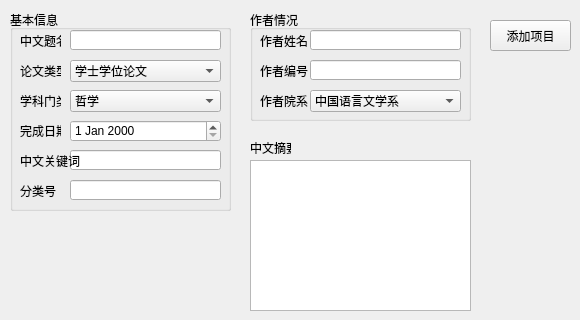
      <widget class="QWidget" name="tab_paperadd">
       <attribute name="title">
        <string>添加论文</string>
       </attribute>
       <widget class="QPushButton" name="pushButton_paper_add">
        <property name="geometry">
         <rect>
          <x>490</x>
          <y>20</y>
          <width>81</width>
          <height>31</height>
         </rect>
        </property>
        <property name="text">
         <string>添加项目</string>
        </property>
       </widget>
       <widget class="QGroupBox" name="groupBox_9">
        <property name="geometry">
         <rect>
          <x>250</x>
          <y>10</y>
          <width>221</width>
          <height>111</height>
         </rect>
        </property>
        <property name="title">
         <string>作者情况</string>
        </property>
        <widget class="QLabel" name="label_50">
         <property name="geometry">
          <rect>
           <x>10</x>
           <y>20</y>
           <width>51</width>
           <height>21</height>
          </rect>
         </property>
         <property name="text">
          <string>作者姓名</string>
         </property>
        </widget>
        <widget class="QLineEdit" name="lineEdit_paper_authname">
         <property name="geometry">
          <rect>
           <x>60</x>
           <y>20</y>
           <width>151</width>
           <height>20</height>
          </rect>
         </property>
        </widget>
        <widget class="QLabel" name="label_51">
         <property name="geometry">
          <rect>
           <x>10</x>
           <y>80</y>
           <width>51</width>
           <height>21</height>
          </rect>
         </property>
         <property name="text">
          <string>作者院系</string>
         </property>
        </widget>
        <widget class="QComboBox" name="comboBox_paper_authsch">
         <property name="geometry">
          <rect>
           <x>60</x>
           <y>80</y>
           <width>151</width>
           <height>22</height>
          </rect>
         </property>
         <item>
          <property name="text">
           <string>中国语言文学系</string>
          </property>
         </item>
         <item>
          <property name="text">
           <string>历史学系</string>
          </property>
         </item>
         <item>
          <property name="text">
           <string>哲学系</string>
          </property>
         </item>
         <item>
          <property name="text">
           <string>政治学系</string>
          </property>
         </item>
         <item>
          <property name="text">
           <string>法学院</string>
          </property>
         </item>
         <item>
          <property name="text">
           <string>马克思主义学院</string>
          </property>
         </item>
         <item>
          <property name="text">
           <string>社会发展学院</string>
          </property>
         </item>
         <item>
          <property name="text">
           <string>外语学院</string>
          </property>
         </item>
         <item>
          <property name="text">
           <string>国际汉语文化学院</string>
          </property>
         </item>
         <item>
          <property name="text">
           <string>教育信息技术学系</string>
          </property>
         </item>
         <item>
          <property name="text">
           <string>心理与认知科学学院</string>
          </property>
         </item>
         <item>
          <property name="text">
           <string>特殊教育学系</string>
          </property>
         </item>
         <item>
          <property name="text">
           <string>教育康复学系</string>
          </property>
         </item>
         <item>
          <property name="text">
           <string>体育与健康学院</string>
          </property>
         </item>
         <item>
          <property name="text">
           <string>传播学院</string>
          </property>
         </item>
         <item>
          <property name="text">
           <string>美术学院</string>
          </property>
         </item>
         <item>
          <property name="text">
           <string>音乐学院</string>
          </property>
         </item>
         <item>
          <property name="text">
           <string>设计学院</string>
          </property>
         </item>
         <item>
          <property name="text">
           <string>数学科学学院</string>
          </property>
         </item>
         <item>
          <property name="text">
           <string>物理与电子科学学院</string>
          </property>
         </item>
         <item>
          <property name="text">
           <string>化学与分子工程学院</string>
          </property>
         </item>
         <item>
          <property name="text">
           <string>地理科学学院</string>
          </property>
         </item>
         <item>
          <property name="text">
           <string>生态与环境科学学院</string>
          </property>
         </item>
         <item>
          <property name="text">
           <string>城市与区域科学学院</string>
          </property>
         </item>
         <item>
          <property name="text">
           <string>生命科学学院</string>
          </property>
         </item>
         <item>
          <property name="text">
           <string>计算机科学与技术学院</string>
          </property>
         </item>
         <item>
          <property name="text">
           <string>通信与电子工程学院</string>
          </property>
         </item>
         <item>
          <property name="text">
           <string>国际关系与地区发展研究院</string>
          </property>
         </item>
         <item>
          <property name="text">
           <string>河口海岸科学研究院</string>
          </property>
         </item>
         <item>
          <property name="text">
           <string>精密光谱科学与技术国家重点实验室</string>
          </property>
         </item>
         <item>
          <property name="text">
           <string>教育专业学位管理中心</string>
          </property>
         </item>
         <item>
          <property name="text">
           <string>教育学部</string>
          </property>
         </item>
         <item>
          <property name="text">
           <string>教育管理学系</string>
          </property>
         </item>
         <item>
          <property name="text">
           <string>经济与管理学部专业学位教育中心</string>
          </property>
         </item>
         <item>
          <property name="text">
           <string>经济学院</string>
          </property>
         </item>
         <item>
          <property name="text">
           <string>工商管理学院</string>
          </property>
         </item>
         <item>
          <property name="text">
           <string>公共管理学院</string>
          </property>
         </item>
         <item>
          <property name="text">
           <string>统计学院</string>
          </property>
         </item>
         <item>
          <property name="text">
           <string>软件工程学院</string>
          </property>
         </item>
         <item>
          <property name="text">
           <string>教师教育学院</string>
          </property>
         </item>
         <item>
          <property name="text">
           <string>数据科学与工程学院</string>
          </property>
         </item>
         <item>
          <property name="text">
           <string>亚欧商学院</string>
          </property>
         </item>
         <item>
          <property name="text">
           <string>教育心理学系</string>
          </property>
         </item>
         <item>
          <property name="text">
           <string>物理与电子科学学院电子科学系</string>
          </property>
         </item>
        </widget>
        <widget class="QLabel" name="label_64">
         <property name="geometry">
          <rect>
           <x>10</x>
           <y>50</y>
           <width>51</width>
           <height>21</height>
          </rect>
         </property>
         <property name="text">
          <string>作者编号</string>
         </property>
        </widget>
        <widget class="QLineEdit" name="lineEdit_paper_authid">
         <property name="geometry">
          <rect>
           <x>60</x>
           <y>50</y>
           <width>151</width>
           <height>20</height>
          </rect>
         </property>
        </widget>
       </widget>
       <widget class="QTextEdit" name="textEdit_paper_summary">
        <property name="geometry">
         <rect>
          <x>250</x>
          <y>160</y>
          <width>221</width>
          <height>151</height>
         </rect>
        </property>
       </widget>
       <widget class="QLabel" name="label_71">
        <property name="geometry">
         <rect>
          <x>250</x>
          <y>140</y>
          <width>41</width>
          <height>16</height>
         </rect>
        </property>
        <property name="text">
         <string>中文摘要</string>
        </property>
       </widget>
       <widget class="QGroupBox" name="groupBox_19">
        <property name="geometry">
         <rect>
          <x>10</x>
          <y>10</y>
          <width>221</width>
          <height>201</height>
         </rect>
        </property>
        <property name="title">
         <string>基本信息</string>
        </property>
        <widget class="QLineEdit" name="lineEdit_paper_typeid">
         <property name="geometry">
          <rect>
           <x>60</x>
           <y>170</y>
           <width>151</width>
           <height>20</height>
          </rect>
         </property>
        </widget>
        <widget class="QLabel" name="label_26">
         <property name="geometry">
          <rect>
           <x>10</x>
           <y>20</y>
           <width>41</width>
           <height>21</height>
          </rect>
         </property>
         <property name="text">
          <string>中文题名</string>
         </property>
        </widget>
        <widget class="QLabel" name="label_65">
         <property name="geometry">
          <rect>
           <x>10</x>
           <y>110</y>
           <width>41</width>
           <height>21</height>
          </rect>
         </property>
         <property name="text">
          <string>完成日期</string>
         </property>
        </widget>
        <widget class="QLineEdit" name="lineEdit_paper_key">
         <property name="geometry">
          <rect>
           <x>60</x>
           <y>140</y>
           <width>151</width>
           <height>20</height>
          </rect>
         </property>
        </widget>
        <widget class="QLabel" name="label_73">
         <property name="geometry">
          <rect>
           <x>10</x>
           <y>80</y>
           <width>41</width>
           <height>21</height>
          </rect>
         </property>
         <property name="text">
          <string>学科门类</string>
         </property>
        </widget>
        <widget class="QLabel" name="label_120">
         <property name="geometry">
          <rect>
           <x>10</x>
           <y>50</y>
           <width>41</width>
           <height>21</height>
          </rect>
         </property>
         <property name="text">
          <string>论文类型</string>
         </property>
        </widget>
        <widget class="QLineEdit" name="lineEdit_paper_title">
         <property name="geometry">
          <rect>
           <x>60</x>
           <y>20</y>
           <width>151</width>
           <height>20</height>
          </rect>
         </property>
        </widget>
        <widget class="QLabel" name="label_27">
         <property name="geometry">
          <rect>
           <x>10</x>
           <y>170</y>
           <width>41</width>
           <height>21</height>
          </rect>
         </property>
         <property name="text">
          <string>分类号</string>
         </property>
        </widget>
        <widget class="QComboBox" name="comboBox_paper_subj">
         <property name="geometry">
          <rect>
           <x>60</x>
           <y>80</y>
           <width>151</width>
           <height>22</height>
          </rect>
         </property>
         <item>
          <property name="text">
           <string>哲学</string>
          </property>
         </item>
         <item>
          <property name="text">
           <string>经济学</string>
          </property>
         </item>
         <item>
          <property name="text">
           <string>法学</string>
          </property>
         </item>
         <item>
          <property name="text">
           <string>教育学</string>
          </property>
         </item>
         <item>
          <property name="text">
           <string>文学</string>
          </property>
         </item>
         <item>
          <property name="text">
           <string>历史学</string>
          </property>
         </item>
         <item>
          <property name="text">
           <string>理学</string>
          </property>
         </item>
         <item>
          <property name="text">
           <string>工学</string>
          </property>
         </item>
         <item>
          <property name="text">
           <string>农学</string>
          </property>
         </item>
         <item>
          <property name="text">
           <string>医学</string>
          </property>
         </item>
         <item>
          <property name="text">
           <string>军事学</string>
          </property>
         </item>
         <item>
          <property name="text">
           <string>管理学</string>
          </property>
         </item>
        </widget>
        <widget class="QComboBox" name="comboBox_paper_type">
         <property name="geometry">
          <rect>
           <x>60</x>
           <y>50</y>
           <width>151</width>
           <height>22</height>
          </rect>
         </property>
         <item>
          <property name="text">
           <string>学士学位论文</string>
          </property>
         </item>
         <item>
          <property name="text">
           <string>硕士学位论文</string>
          </property>
         </item>
         <item>
          <property name="text">
           <string>博士学位论文</string>
          </property>
         </item>
         <item>
          <property name="text">
           <string>科研论文</string>
          </property>
         </item>
        </widget>
        <widget class="QDateEdit" name="dateEdit_paper_fin">
         <property name="geometry">
          <rect>
           <x>60</x>
           <y>110</y>
           <width>151</width>
           <height>22</height>
          </rect>
         </property>
        </widget>
        <widget class="QLabel" name="label_66">
         <property name="geometry">
          <rect>
           <x>10</x>
           <y>140</y>
           <width>71</width>
           <height>21</height>
          </rect>
         </property>
         <property name="text">
          <string>中文关键词</string>
         </property>
        </widget>
       </widget>
      </widget>
